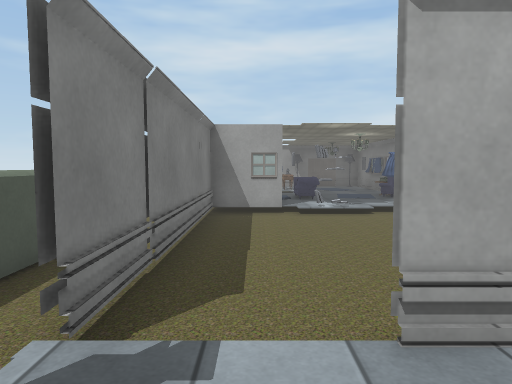
view 1 (above)

21 first-person views from a walk through a 3-D level made in the Unity game engine. The camera is 1.44 m above the floor, tilts 4° down and sees 70° across. Doors are open. The floor is counted in squares, 1.15 m on a side. Each view is taken from the middle of a square. On the plan, view 1 faces up. The plan holds only what a view shows up to about 15 squares ahead; the rest is blank. The player character is not drawn. Some surface patterns are stand-ins.

view 2
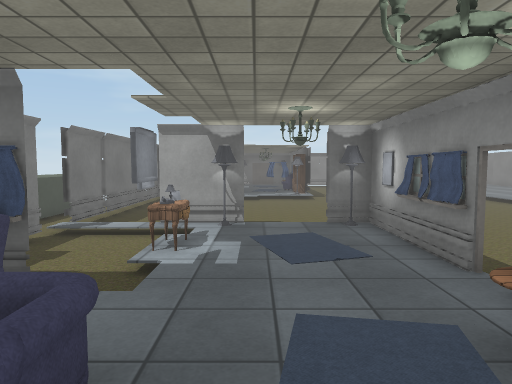

view 3
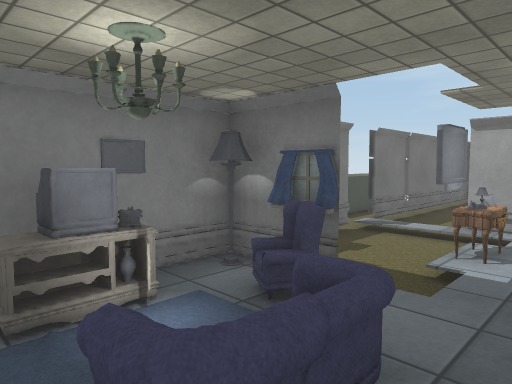

view 4
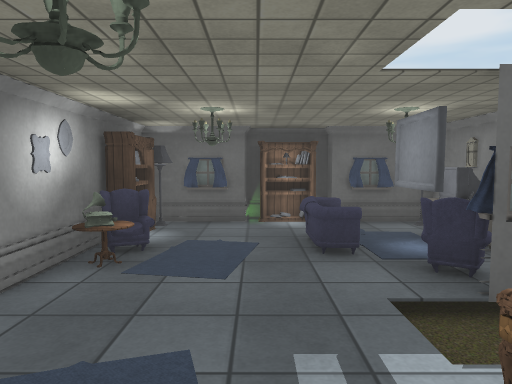

view 5
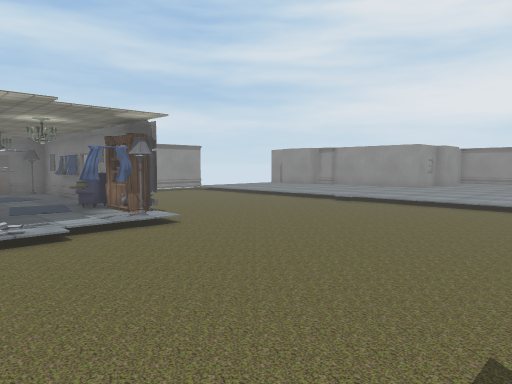

view 6
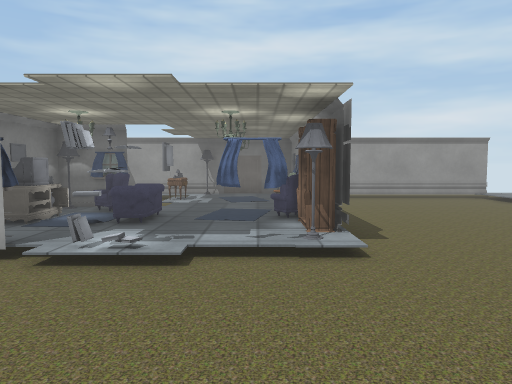

view 7
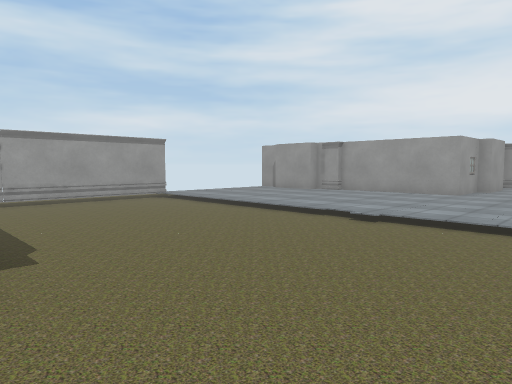

view 8
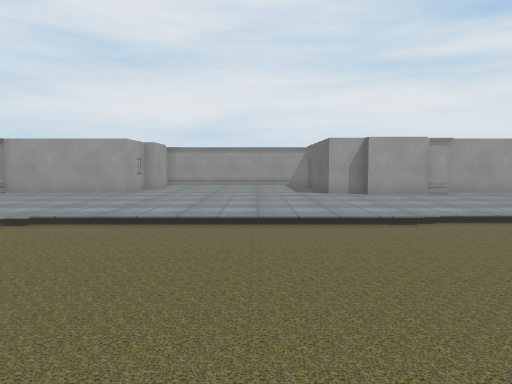

view 9
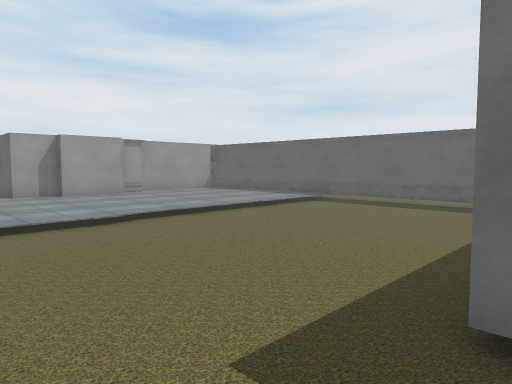

view 10
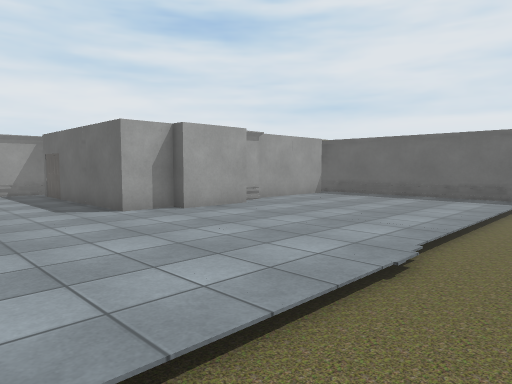

view 11
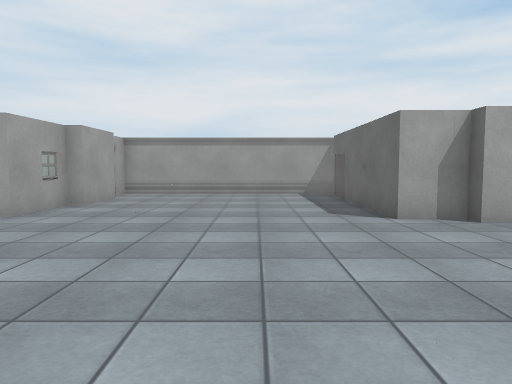

view 12
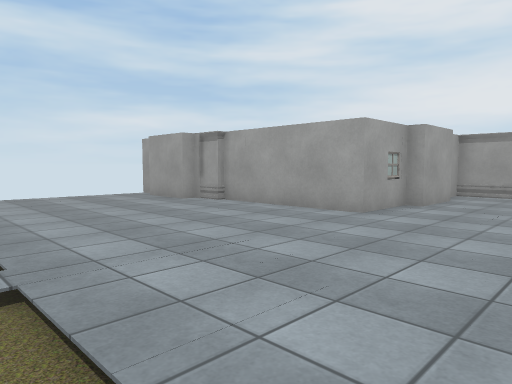

view 13
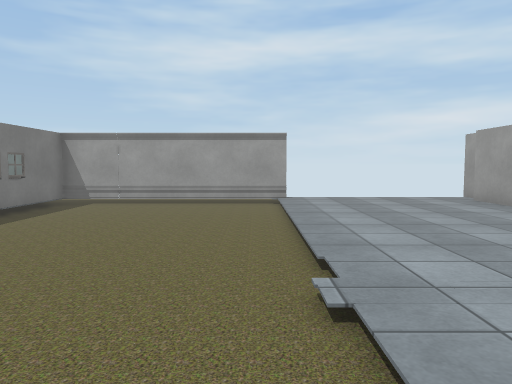

view 14
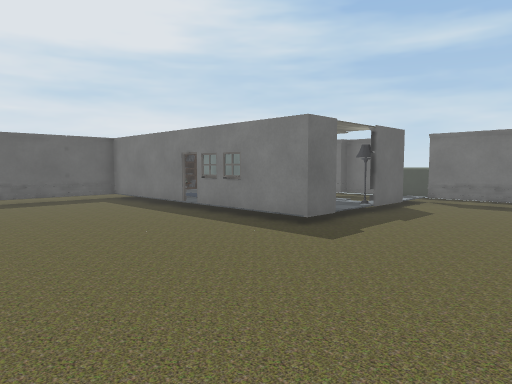

view 15
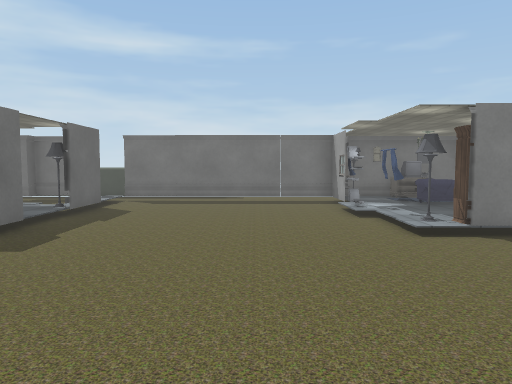

view 16
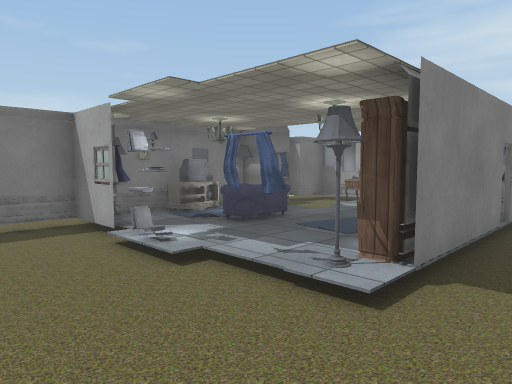

view 17
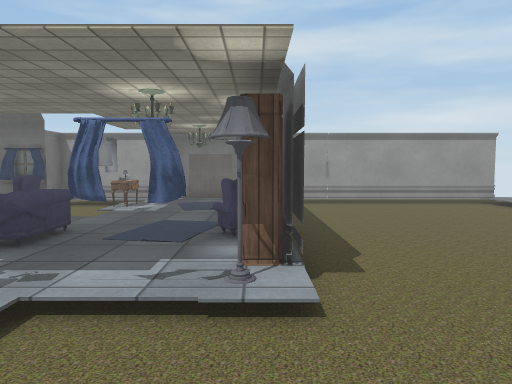

view 18
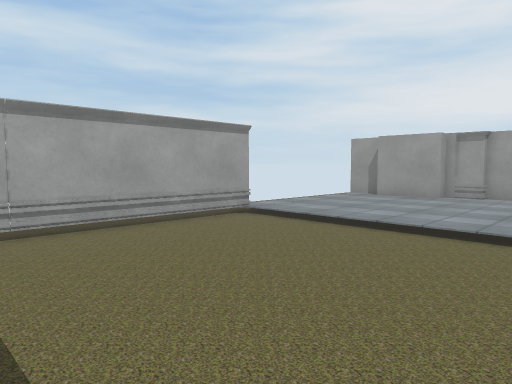

view 19
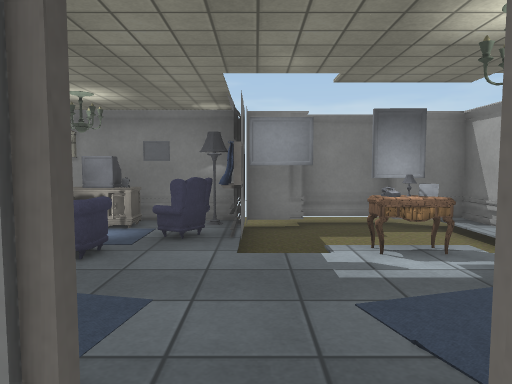

view 20
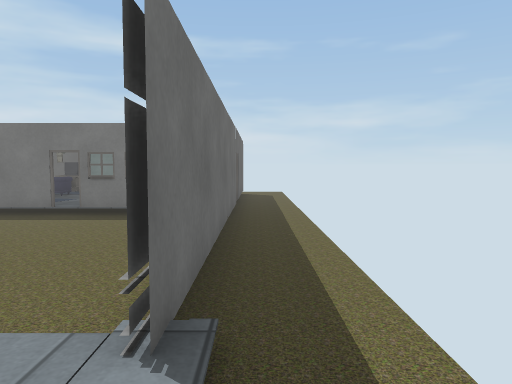

view 21
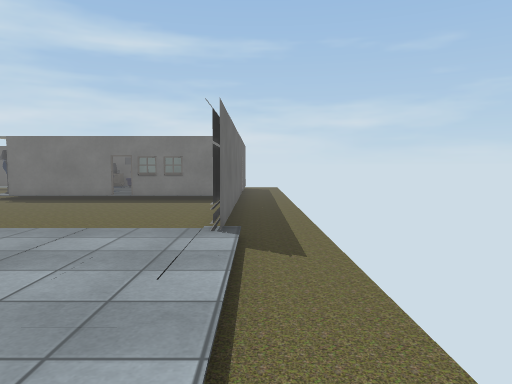

### Floor plan
Key: @ floor where view 1 was taken; # wall or solid block; . main floor; : floor 0.25 m higher than the main floor; + floor 1 m higher than the main floor; / step, stairs or slope; D open door; = window, fence, low wall or low ledge; T thing the floor can be seen under or through; O other object.
Columns run from 3 left of view 1 to 26 right of it. Each row starts with its distance up from view 1.
 21    ..................
 20   .....................#
 19  #######TTTTTTTTT//::::#
 18  #..O::::T......::::::#
 17  #..O:::# ......::::::#
 16  ##.O::O#.......::::::##
 15  .##.:::D.......:::::::#
 14   #OO::O#.......:::::::#
 13   #::#::O.......:::::::#
 12   #O:=::O.......:::::::#
 11   T:::::#......./::::::#
 10  .T#/O/:#.......:::::::####  #
  9  .T.............:::::::::::::#
  8  .T.............:::::::::::::#
  7  .#.............:::::::::::::#
  6  .#.............:::::::::::::#
  5 O.T.............:::::::::::::#
  4 O.T.............:::::::::::::#
  3  .T.............:::::::::::::#
  2 O.//##//##......:::::::#######
  1 O#/..O:::#....../:::::##
  0  #.@OO: :#....../:::::#
 -1  ##..::O:#....../:::::#
 -2  .#..::::D....../::::::#
 -3   ###::O:#....../::::::#
 -4   #:O+OOO#....../::::::#
 -5   #O:=:O ......./::::::#
 -6   #:::::O......./::::::#
 -7   #######TTTTTTT########
 -8      O#  ........
 -9           ......

Where each view was taken, in squares from view 1:
view 1: 0 up, 0 right, facing up
view 2: 6 down, 3 right, facing up
view 3: 6 down, 3 right, facing up-left
view 4: 1 up, 3 right, facing down
view 5: 3 up, 1 right, facing up-right
view 6: 5 up, 4 right, facing up
view 7: 6 up, 5 right, facing up-right
view 8: 5 up, 5 right, facing right
view 9: 5 up, 5 right, facing down-right
view 10: 6 up, 11 right, facing down-right
view 11: 5 up, 12 right, facing right
view 12: 6 up, 12 right, facing up-right
view 13: 7 up, 12 right, facing up
view 14: 7 up, 12 right, facing down-left
view 15: 7 up, 12 right, facing left
view 16: 7 up, 7 right, facing up-left
view 17: 7 up, 5 right, facing up
view 18: 12 up, 6 right, facing up-right
view 19: 15 up, 6 right, facing left
view 20: 20 up, 15 right, facing left
view 21: 20 up, 19 right, facing left
